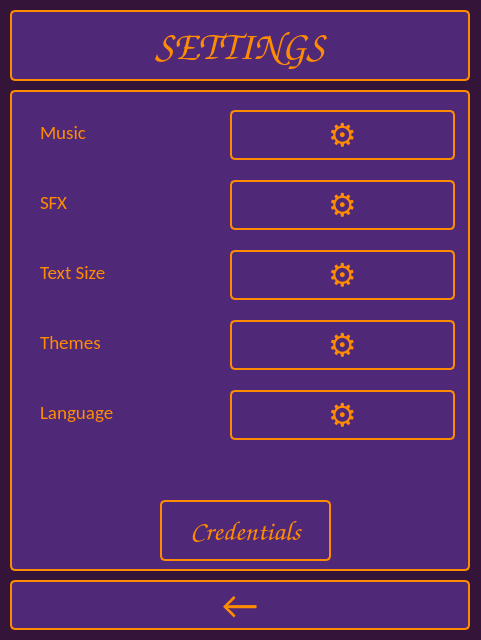
<?xml version="1.0" encoding="UTF-8"?>
<ui version="4.0">
 <class>settings</class>
 <widget class="QDialog" name="settings">
  <property name="geometry">
   <rect>
    <x>0</x>
    <y>0</y>
    <width>481</width>
    <height>640</height>
   </rect>
  </property>
  <property name="windowTitle">
   <string>Dialog</string>
  </property>
  <property name="styleSheet">
   <string notr="true">QDialog {
    background-color: rgb(52, 21, 57);
}</string>
  </property>
  <widget class="QWidget" name="mWindow" native="true">
   <property name="geometry">
    <rect>
     <x>0</x>
     <y>0</y>
     <width>480</width>
     <height>640</height>
    </rect>
   </property>
   <property name="styleSheet">
    <string notr="true">QWidget {
    background-color: rgb(52, 21, 57);
}</string>
   </property>
   <widget class="QWidget" name="pipinosWidget" native="true">
    <property name="geometry">
     <rect>
      <x>50</x>
      <y>140</y>
      <width>120</width>
      <height>80</height>
     </rect>
    </property>
   </widget>
   <widget class="QLabel" name="settinsLabel">
    <property name="geometry">
     <rect>
      <x>10</x>
      <y>10</y>
      <width>460</width>
      <height>71</height>
     </rect>
    </property>
    <property name="font">
     <font>
      <family>Comic Sans MS</family>
      <pointsize>30</pointsize>
     </font>
    </property>
    <property name="styleSheet">
     <string notr="true">QLabel {
    border: 2px solid rgb(255, 140, 0);       /* darker purple border */
    border-radius: 5px;
    padding: 6px;
    color: rgb(255, 140, 0);                 /* orange text */
    background-color: rgb(80, 40, 120);      /* darker purple background */
}</string>
    </property>
    <property name="text">
     <string>SETTINGS</string>
    </property>
    <property name="alignment">
     <set>Qt::AlignmentFlag::AlignCenter</set>
    </property>
   </widget>
   <widget class="QPushButton" name="backButton">
    <property name="geometry">
     <rect>
      <x>10</x>
      <y>580</y>
      <width>460</width>
      <height>50</height>
     </rect>
    </property>
    <property name="font">
     <font>
      <family>Calibri</family>
      <pointsize>30</pointsize>
     </font>
    </property>
    <property name="styleSheet">
     <string notr="true">QPushButton {
    border: 2px solid rgb(255, 140, 0);       /* darker purple border */
    border-radius: 5px;
    padding: 6px;
    color: rgb(255, 140, 0);                 /* orange text */
    background-color: rgb(80, 40, 120);      /* darker purple background */
}</string>
    </property>
    <property name="text">
     <string>←</string>
    </property>
   </widget>
   <widget class="QWidget" name="widget" native="true">
    <property name="geometry">
     <rect>
      <x>10</x>
      <y>90</y>
      <width>460</width>
      <height>481</height>
     </rect>
    </property>
    <property name="styleSheet">
     <string notr="true">QWidget {
    border: 2px solid rgb(255, 140, 0);       /* darker purple border */
    border-radius: 5px;
    padding: 6px;
    color: rgb(255, 140, 0);                 /* orange text */
    background-color: rgb(80, 40, 120);      /* darker purple background */
}</string>
    </property>
    <widget class="QLabel" name="musicLabel">
     <property name="geometry">
      <rect>
       <x>20</x>
       <y>20</y>
       <width>161</width>
       <height>50</height>
      </rect>
     </property>
     <property name="font">
      <font>
       <family>Calibri</family>
       <pointsize>14</pointsize>
      </font>
     </property>
     <property name="styleSheet">
      <string notr="true">QLabel {
    border: none;           /* remove border */
    background: transparent; /* optional */
    /*color: white;           /* or another text color */
}</string>
     </property>
     <property name="text">
      <string>Music</string>
     </property>
     <property name="alignment">
      <set>Qt::AlignmentFlag::AlignLeading|Qt::AlignmentFlag::AlignLeft|Qt::AlignmentFlag::AlignTop</set>
     </property>
    </widget>
    <widget class="QPushButton" name="credentialsButton">
     <property name="geometry">
      <rect>
       <x>150</x>
       <y>410</y>
       <width>171</width>
       <height>61</height>
      </rect>
     </property>
     <property name="font">
      <font>
       <family>Comic Sans MS</family>
       <pointsize>21</pointsize>
      </font>
     </property>
     <property name="styleSheet">
      <string notr="true">QPushButton {
    border: 2px solid rgb(255, 140, 0);       /* darker purple border */
    border-radius: 5px;
    padding: 6px;
    color: rgb(255, 140, 0);                 /* orange text */
    background-color: rgb(80, 40, 120);      /* darker purple background */
}</string>
     </property>
     <property name="text">
      <string>Credentials</string>
     </property>
    </widget>
    <widget class="QPushButton" name="settingsButton">
     <property name="geometry">
      <rect>
       <x>220</x>
       <y>20</y>
       <width>225</width>
       <height>50</height>
      </rect>
     </property>
     <property name="font">
      <font>
       <family>Calibri</family>
       <pointsize>24</pointsize>
      </font>
     </property>
     <property name="styleSheet">
      <string notr="true">QPushButton {
    border: 2px solid rgb(255, 140, 0);       /* darker purple border */
    border-radius: 5px;
    padding: 6px;
    color: rgb(255, 140, 0);                 /* orange text */
    background-color: rgb(80, 40, 120);      /* darker purple background */
}</string>
     </property>
     <property name="text">
      <string>⚙️</string>
     </property>
    </widget>
    <widget class="QLabel" name="sfxLabel">
     <property name="geometry">
      <rect>
       <x>20</x>
       <y>90</y>
       <width>161</width>
       <height>50</height>
      </rect>
     </property>
     <property name="font">
      <font>
       <family>Calibri</family>
       <pointsize>14</pointsize>
      </font>
     </property>
     <property name="styleSheet">
      <string notr="true">QLabel {
    border: none;           /* remove border */
    background: transparent; /* optional */
    /*color: white;           /* or another text color */
}</string>
     </property>
     <property name="text">
      <string>SFX</string>
     </property>
     <property name="alignment">
      <set>Qt::AlignmentFlag::AlignLeading|Qt::AlignmentFlag::AlignLeft|Qt::AlignmentFlag::AlignTop</set>
     </property>
    </widget>
    <widget class="QLabel" name="textLabel">
     <property name="geometry">
      <rect>
       <x>20</x>
       <y>160</y>
       <width>161</width>
       <height>50</height>
      </rect>
     </property>
     <property name="font">
      <font>
       <family>Calibri</family>
       <pointsize>14</pointsize>
      </font>
     </property>
     <property name="styleSheet">
      <string notr="true">QLabel {
    border: none;           /* remove border */
    background: transparent; /* optional */
    /*color: white;           /* or another text color */
}</string>
     </property>
     <property name="text">
      <string>Text Size</string>
     </property>
     <property name="alignment">
      <set>Qt::AlignmentFlag::AlignLeading|Qt::AlignmentFlag::AlignLeft|Qt::AlignmentFlag::AlignTop</set>
     </property>
    </widget>
    <widget class="QLabel" name="themesLabel">
     <property name="geometry">
      <rect>
       <x>20</x>
       <y>230</y>
       <width>161</width>
       <height>50</height>
      </rect>
     </property>
     <property name="font">
      <font>
       <family>Calibri</family>
       <pointsize>14</pointsize>
      </font>
     </property>
     <property name="styleSheet">
      <string notr="true">QLabel {
    border: none;           /* remove border */
    background: transparent; /* optional */
    /*color: white;           /* or another text color */
}</string>
     </property>
     <property name="text">
      <string>Themes</string>
     </property>
     <property name="alignment">
      <set>Qt::AlignmentFlag::AlignLeading|Qt::AlignmentFlag::AlignLeft|Qt::AlignmentFlag::AlignTop</set>
     </property>
    </widget>
    <widget class="QLabel" name="languageLabel">
     <property name="geometry">
      <rect>
       <x>20</x>
       <y>300</y>
       <width>161</width>
       <height>50</height>
      </rect>
     </property>
     <property name="font">
      <font>
       <family>Calibri</family>
       <pointsize>14</pointsize>
      </font>
     </property>
     <property name="styleSheet">
      <string notr="true">QLabel {
    border: none;           /* remove border */
    background: transparent; /* optional */
    /*color: white;           /* or another text color */
}</string>
     </property>
     <property name="text">
      <string>Language</string>
     </property>
     <property name="alignment">
      <set>Qt::AlignmentFlag::AlignLeading|Qt::AlignmentFlag::AlignLeft|Qt::AlignmentFlag::AlignTop</set>
     </property>
    </widget>
    <widget class="QPushButton" name="settingsButton_2">
     <property name="geometry">
      <rect>
       <x>220</x>
       <y>90</y>
       <width>225</width>
       <height>50</height>
      </rect>
     </property>
     <property name="font">
      <font>
       <family>Calibri</family>
       <pointsize>24</pointsize>
      </font>
     </property>
     <property name="styleSheet">
      <string notr="true">QPushButton {
    border: 2px solid rgb(255, 140, 0);       /* darker purple border */
    border-radius: 5px;
    padding: 6px;
    color: rgb(255, 140, 0);                 /* orange text */
    background-color: rgb(80, 40, 120);      /* darker purple background */
}</string>
     </property>
     <property name="text">
      <string>⚙️</string>
     </property>
    </widget>
    <widget class="QPushButton" name="settingsButton_3">
     <property name="geometry">
      <rect>
       <x>220</x>
       <y>160</y>
       <width>225</width>
       <height>50</height>
      </rect>
     </property>
     <property name="font">
      <font>
       <family>Calibri</family>
       <pointsize>24</pointsize>
      </font>
     </property>
     <property name="styleSheet">
      <string notr="true">QPushButton {
    border: 2px solid rgb(255, 140, 0);       /* darker purple border */
    border-radius: 5px;
    padding: 6px;
    color: rgb(255, 140, 0);                 /* orange text */
    background-color: rgb(80, 40, 120);      /* darker purple background */
}</string>
     </property>
     <property name="text">
      <string>⚙️</string>
     </property>
    </widget>
    <widget class="QPushButton" name="settingsButton_4">
     <property name="geometry">
      <rect>
       <x>220</x>
       <y>230</y>
       <width>225</width>
       <height>50</height>
      </rect>
     </property>
     <property name="font">
      <font>
       <family>Calibri</family>
       <pointsize>24</pointsize>
      </font>
     </property>
     <property name="styleSheet">
      <string notr="true">QPushButton {
    border: 2px solid rgb(255, 140, 0);       /* darker purple border */
    border-radius: 5px;
    padding: 6px;
    color: rgb(255, 140, 0);                 /* orange text */
    background-color: rgb(80, 40, 120);      /* darker purple background */
}</string>
     </property>
     <property name="text">
      <string>⚙️</string>
     </property>
    </widget>
    <widget class="QPushButton" name="settingsButton_5">
     <property name="geometry">
      <rect>
       <x>220</x>
       <y>300</y>
       <width>225</width>
       <height>50</height>
      </rect>
     </property>
     <property name="font">
      <font>
       <family>Calibri</family>
       <pointsize>24</pointsize>
      </font>
     </property>
     <property name="styleSheet">
      <string notr="true">QPushButton {
    border: 2px solid rgb(255, 140, 0);       /* darker purple border */
    border-radius: 5px;
    padding: 6px;
    color: rgb(255, 140, 0);                 /* orange text */
    background-color: rgb(80, 40, 120);      /* darker purple background */
}</string>
     </property>
     <property name="text">
      <string>⚙️</string>
     </property>
    </widget>
   </widget>
  </widget>
 </widget>
 <resources/>
 <connections/>
</ui>
